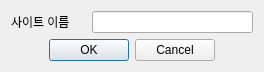
<?xml version="1.0" encoding="UTF-8"?>
<ui version="4.0">
 <class>AddSiteWindow</class>
 <widget class="QDialog" name="AddSiteWindow">
  <property name="geometry">
   <rect>
    <x>0</x>
    <y>0</y>
    <width>264</width>
    <height>67</height>
   </rect>
  </property>
  <property name="windowTitle">
   <string>AddSite</string>
  </property>
  <layout class="QGridLayout" name="gridLayout">
   <item row="0" column="0">
    <widget class="QLabel" name="label">
     <property name="minimumSize">
      <size>
       <width>75</width>
       <height>0</height>
      </size>
     </property>
     <property name="text">
      <string>사이트 이름</string>
     </property>
    </widget>
   </item>
   <item row="0" column="1">
    <widget class="QLineEdit" name="lineEditSiteName"/>
   </item>
   <item row="1" column="0" colspan="2">
    <widget class="QDialogButtonBox" name="buttonBox">
     <property name="layoutDirection">
      <enum>Qt::LeftToRight</enum>
     </property>
     <property name="orientation">
      <enum>Qt::Horizontal</enum>
     </property>
     <property name="standardButtons">
      <set>QDialogButtonBox::Cancel|QDialogButtonBox::Ok</set>
     </property>
     <property name="centerButtons">
      <bool>true</bool>
     </property>
    </widget>
   </item>
  </layout>
 </widget>
 <resources/>
 <connections>
  <connection>
   <sender>buttonBox</sender>
   <signal>accepted()</signal>
   <receiver>AddSiteWindow</receiver>
   <slot>accept()</slot>
   <hints>
    <hint type="sourcelabel">
     <x>248</x>
     <y>254</y>
    </hint>
    <hint type="destinationlabel">
     <x>157</x>
     <y>274</y>
    </hint>
   </hints>
  </connection>
  <connection>
   <sender>buttonBox</sender>
   <signal>rejected()</signal>
   <receiver>AddSiteWindow</receiver>
   <slot>reject()</slot>
   <hints>
    <hint type="sourcelabel">
     <x>316</x>
     <y>260</y>
    </hint>
    <hint type="destinationlabel">
     <x>286</x>
     <y>274</y>
    </hint>
   </hints>
  </connection>
 </connections>
</ui>
